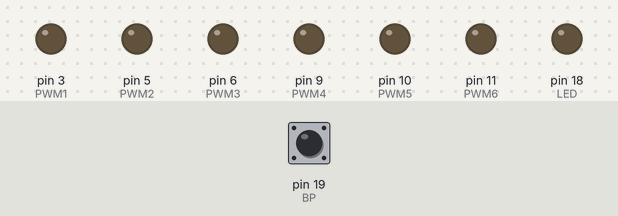
This sketch was run on a simulated Arduino Uno, built with avr-gcc and run on an emulated ATmega328P. Parts: output pins drawn as LEDs (lit = HIGH). Dashed ring = blinking. Inputs (shaded band) come from the test bench; at power-on: pin 19 (BP) HIGH.

Above: at 2.2 s.
2.3 s: pin 19 (BP) pulled LOW for 0.15 s
At 4.9 s:
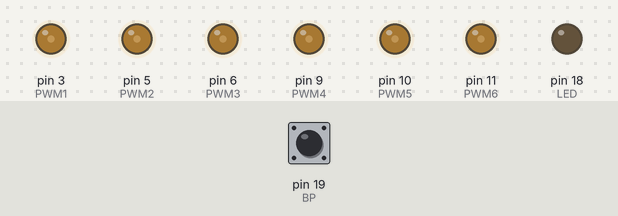
5.2 s: pin 19 (BP) pulled LOW for 1 s
At 5.33 s:
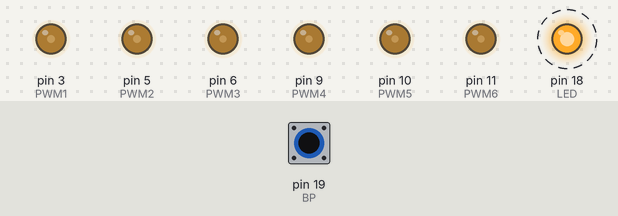
8.2 s: pin 19 (BP) pulsed LOW 2 times (0.12 s each, 0.3 s apart)
At 11.3 s:
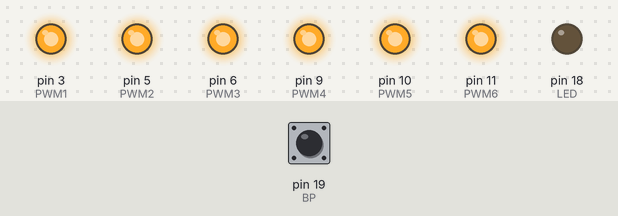
Timing chart, 0 to 12.8 s (numbered marks = the images above; inputs shaded):
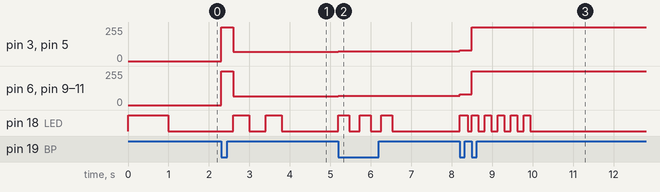

Measured:
- after the input at 2.3 s, pin 3 (PWM1), pin 5 (PWM2): 0/255 → 255/255 at once, → 70/255 0.30 s later; pin 6 (PWM3), pin 9 (PWM4), pin 10 (PWM5), pin 11 (PWM6): 0/255 → 255/255 at once, → 65/255 0.30 s later; pin 18 (LED): alternates HIGH for 0.40 s and LOW for 0.40 s, 4 changes in all, then stays LOW, starting after 0.30 s
- after the input at 5.2 s, pin 3 (PWM1), pin 5 (PWM2): 70/255 → 75/255 at once; pin 6 (PWM3), pin 9 (PWM4), pin 10 (PWM5), pin 11 (PWM6): 65/255 → 70/255 at once; pin 18 (LED): alternates HIGH for 0.27 s and LOW for 0.27 s, 6 changes in all, then stays LOW, starting at once
- after the input at 8.2 s, pin 3 (PWM1), pin 5 (PWM2): 75/255 → 82/255 at once, → 255/255 0.30 s later; pin 6 (PWM3), pin 9 (PWM4), pin 10 (PWM5), pin 11 (PWM6): 70/255 → 80/255 at once, → 255/255 0.30 s later; pin 18 (LED): alternates HIGH for 0.16 s and LOW for 0.16 s, 12 changes in all, then stays LOW, starting at once

The sketch:

Rheobus_6ch_2pins_fan.ino
```cpp
int PWM1 = 3;
int PWM2 = 5;
int PWM3 = 6;
int PWM4 = 9;
int PWM5 = 10;
int PWM6 = 11;

int BP = 19;
char etatBP;
char etatBPprec;
char mode = 0;

int LED = 18;

char fStart;

char startLed=0;
char startTime;
char count;

unsigned long temps;
unsigned long temps2;

char etatLed;

void setup() {
pinMode(PWM1, OUTPUT);
pinMode(PWM2, OUTPUT);
pinMode(PWM3, OUTPUT);
pinMode(PWM4, OUTPUT);
pinMode(PWM5, OUTPUT);
pinMode(PWM6, OUTPUT);

pinMode(BP, INPUT_PULLUP);
pinMode(LED, OUTPUT);

etatBPprec=etatBP;
PWM(0,0,0,0,0,0);
fStart=0;

LedStart(); //Visu de mise en route.

}

void loop() {
 bouton();
 Mode();
 Led();
}


void PWM(int v1,int v2,int v3,int v4,int v5,int v6){
  analogWrite(PWM1, v1);
  analogWrite(PWM2, v2);
  analogWrite(PWM3, v3);
  analogWrite(PWM4, v4);
  analogWrite(PWM5, v5);
  analogWrite(PWM6, v6);
}

void Mode(){
  //Les valeurs PWM(*,*,*,*,*,*) sont à régler selon le type de ventilateur
  //et la valeur de la resistance précédant le transistor
  if     (mode==0){fStart=0; PWM(0,0,0,0,0,0);}
  else if(mode==1){FanStart();   PWM(70,70,65,65,65,65);}
  else if(mode==2){           PWM(75,75,70,70,70,70);}
  else if(mode==3){           PWM(82,82,80,80,80,80);}
  else if(mode==4){           PWM(255,255,255,255,255,255);}
}

void bouton(){
  etatBP = digitalRead(BP);
  if(etatBP == LOW && etatBP != etatBPprec){
     mode++;
     etatBPprec=etatBP;
     etatLed=0; count=0; startLed=1; startTime=1;
     digitalWrite(LED, LOW);
     if(mode==5){mode=0;}
     }
  if(etatBP == HIGH){ etatBPprec=etatBP; }
}

void Led(){ //Visualisation du mode

  if(startLed==1){

     if(etatLed == 0){ digitalWrite(LED, HIGH);}
     if(etatLed == 1){digitalWrite(LED, LOW);}


     if(etatLed == 0){
        if(startTime==1 ){temps=millis(); startTime=2;}
        if( millis()-temps>=800/(mode+1)) {etatLed=1;startTime=2;}
        }

     if(etatLed == 1){
        if(startTime==2){temps2=millis();startTime=1;}
        if(millis()-temps2>=800/(mode+1)){etatLed=0;count++;startTime=1;}
        }

     if(count>mode){digitalWrite(LED, LOW);startLed=0; count=0;startTime=0;}

     }
}

void FanStart(){ //Simule un pic de courant pour démarrer le moteur en mode faible vitesse
  if(fStart==0){
     PWM(255,255,255,255,255,255);
     delay(300); //Augmenter si nécessaire
     fStart=1;
     }
 }

void LedStart(){ //Visu de mise en route.
     digitalWrite(LED, HIGH);
     delay(1000);
     digitalWrite(LED, LOW);
 }
```
